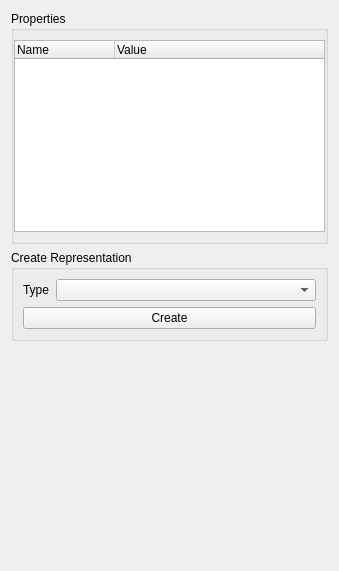
<?xml version="1.0" encoding="UTF-8"?>
<ui version="4.0">
 <class>ObjProp</class>
 <widget class="QWidget" name="ObjProp">
  <property name="geometry">
   <rect>
    <x>0</x>
    <y>0</y>
    <width>339</width>
    <height>571</height>
   </rect>
  </property>
  <property name="windowTitle">
   <string>Form</string>
  </property>
  <layout class="QVBoxLayout" name="verticalLayout">
   <item>
    <widget class="QGroupBox" name="propertiesBox">
     <property name="title">
      <string>Properties</string>
     </property>
     <layout class="QGridLayout" name="gridLayout_2">
      <property name="leftMargin">
       <number>0</number>
      </property>
      <property name="rightMargin">
       <number>0</number>
      </property>
      <item row="1" column="0">
       <widget class="QTableWidget" name="propTable">
        <property name="sizePolicy">
         <sizepolicy hsizetype="Preferred" vsizetype="Expanding">
          <horstretch>0</horstretch>
          <verstretch>0</verstretch>
         </sizepolicy>
        </property>
        <property name="minimumSize">
         <size>
          <width>0</width>
          <height>140</height>
         </size>
        </property>
        <property name="verticalScrollBarPolicy">
         <enum>Qt::ScrollBarAsNeeded</enum>
        </property>
        <property name="horizontalScrollBarPolicy">
         <enum>Qt::ScrollBarAsNeeded</enum>
        </property>
        <property name="editTriggers">
         <set>QAbstractItemView::NoEditTriggers</set>
        </property>
        <property name="showDropIndicator" stdset="0">
         <bool>false</bool>
        </property>
        <property name="dragDropOverwriteMode">
         <bool>false</bool>
        </property>
        <property name="alternatingRowColors">
         <bool>true</bool>
        </property>
        <property name="selectionMode">
         <enum>QAbstractItemView::SingleSelection</enum>
        </property>
        <property name="textElideMode">
         <enum>Qt::ElideNone</enum>
        </property>
        <property name="verticalScrollMode">
         <enum>QAbstractItemView::ScrollPerPixel</enum>
        </property>
        <property name="horizontalScrollMode">
         <enum>QAbstractItemView::ScrollPerPixel</enum>
        </property>
        <property name="showGrid">
         <bool>false</bool>
        </property>
        <property name="wordWrap">
         <bool>true</bool>
        </property>
        <attribute name="horizontalHeaderCascadingSectionResizes">
         <bool>true</bool>
        </attribute>
        <attribute name="horizontalHeaderDefaultSectionSize">
         <number>100</number>
        </attribute>
        <attribute name="horizontalHeaderStretchLastSection">
         <bool>true</bool>
        </attribute>
        <attribute name="verticalHeaderCascadingSectionResizes">
         <bool>true</bool>
        </attribute>
        <column>
         <property name="text">
          <string>Name</string>
         </property>
         <property name="textAlignment">
          <set>AlignLeading|AlignVCenter</set>
         </property>
        </column>
        <column>
         <property name="text">
          <string>Value</string>
         </property>
         <property name="textAlignment">
          <set>AlignLeading|AlignVCenter</set>
         </property>
        </column>
       </widget>
      </item>
     </layout>
    </widget>
   </item>
   <item>
    <widget class="QGroupBox" name="createReprBox">
     <property name="autoFillBackground">
      <bool>false</bool>
     </property>
     <property name="title">
      <string>Create Representation</string>
     </property>
     <property name="flat">
      <bool>false</bool>
     </property>
     <property name="checkable">
      <bool>false</bool>
     </property>
     <layout class="QVBoxLayout" name="verticalLayout_2">
      <item>
       <layout class="QHBoxLayout" name="horizontalLayout">
        <property name="topMargin">
         <number>0</number>
        </property>
        <item>
         <widget class="QLabel" name="reprTypeLabel">
          <property name="sizePolicy">
           <sizepolicy hsizetype="Minimum" vsizetype="Preferred">
            <horstretch>0</horstretch>
            <verstretch>0</verstretch>
           </sizepolicy>
          </property>
          <property name="text">
           <string>Type</string>
          </property>
         </widget>
        </item>
        <item>
         <widget class="QComboBox" name="reprs_box">
          <property name="sizePolicy">
           <sizepolicy hsizetype="Expanding" vsizetype="Fixed">
            <horstretch>0</horstretch>
            <verstretch>0</verstretch>
           </sizepolicy>
          </property>
          <property name="toolTip">
           <string>Representation type</string>
          </property>
         </widget>
        </item>
       </layout>
      </item>
      <item>
       <layout class="QVBoxLayout" name="paramLayout"/>
      </item>
      <item>
       <widget class="QPushButton" name="create_button">
        <property name="toolTip">
         <string>Create a new representation of this data object</string>
        </property>
        <property name="text">
         <string>Create</string>
        </property>
       </widget>
      </item>
     </layout>
    </widget>
   </item>
   <item>
    <spacer name="verticalSpacer">
     <property name="orientation">
      <enum>Qt::Vertical</enum>
     </property>
     <property name="sizeHint" stdset="0">
      <size>
       <width>20</width>
       <height>40</height>
      </size>
     </property>
    </spacer>
   </item>
  </layout>
 </widget>
 <resources/>
 <connections/>
</ui>
